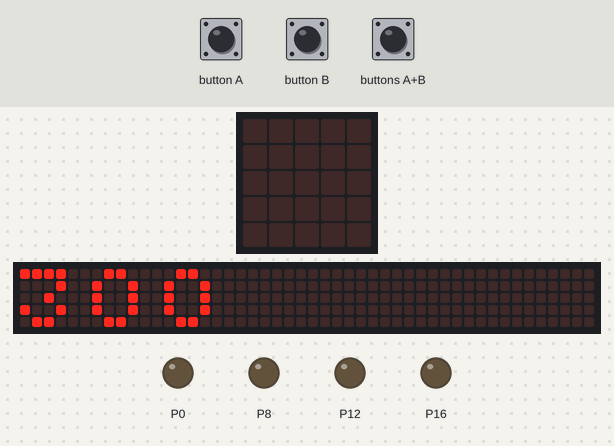
Recording of a program running on a simulated BBC micro:bit (MakeCode). Shown: the board's 5×5 LED display, a strip that is not on the board, showing the scrolling text unrolled, output pins drawn as LEDs (lit = HIGH). Inputs (shaded band) come from the test bench. The 48×5 strip is a reading aid, not a part: it shows the text the display is scrolling, unrolled, one strip-width of it at a time.

Above: at 3.2 s.
4.9 s: button A pressed for 0.15 s
At 5.4 s:
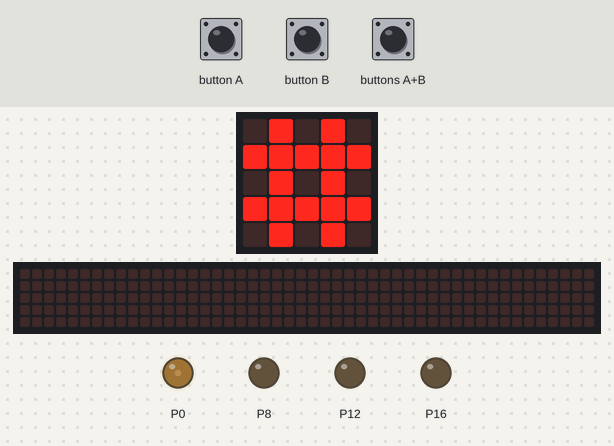
5.6 s: buttons A+B pressed for 0.15 s
At 5.87 s:
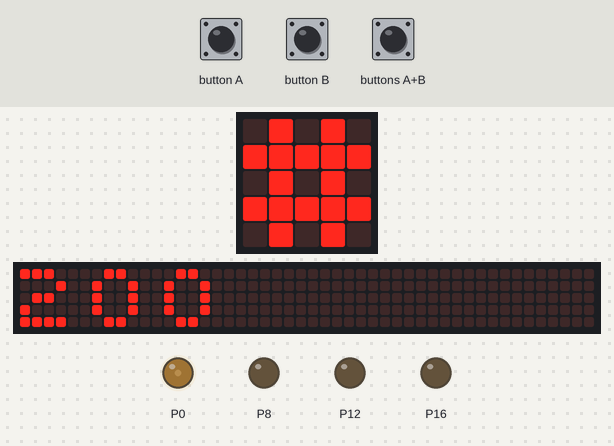
6.3 s: button B pressed for 0.15 s
At 6.62 s:
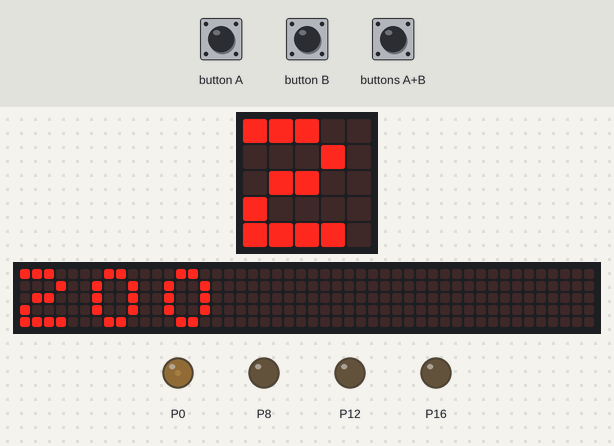
7.0 s: button A pressed for 0.15 s
7.7 s: button B pressed for 0.15 s
8.4 s: button A pressed 2 times (0.12 s each, 0.3 s apart)
At 16.97 s:
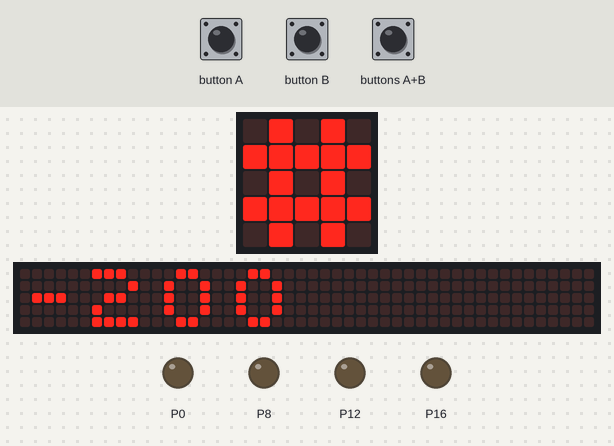
Timing chart, 0 to 18.5 s (numbered marks = the images above; inputs shaded):
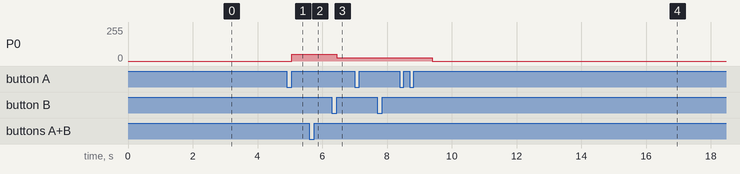

The program:

main.ts
```typescript
function Repeat_x_times_anti_clockwise () {
    for (let index = 0; index < 60; index++) {
        Repeat_x_times_anti_clockwise()
        Switch_Fan_OFF()
    }
}
function Rotate_Anti_Clockwise () {
    pins.digitalWritePin(DigitalPin.P12, 0)
    pins.digitalWritePin(DigitalPin.P8, 0)
    basic.pause(5)
}
function Repeat_x_times_clockwise () {
    for (let index = 0; index < 60; index++) {
        Rotate_Clockwise()
        Switch_Fan_ON()
    }
}
function Rotate_Clockwise () {
    pins.digitalWritePin(DigitalPin.P12, 0)
    pins.digitalWritePin(DigitalPin.P8, 0)
    basic.pause(5)
}
input.onButtonPressed(Button.A, function () {
    Speed = Speed - 100
    Switch_Fan_ON()
    basic.showString("#")
    basic.showNumber(Speed)
})
input.onButtonPressed(Button.AB, function () {
    basic.showIcon(IconNames.Yes)
    Switch_Fan_ON()
    for (let index = 0; index < 8; index++) {
        Repeat_x_times_clockwise()
        Rotate_Anti_Clockwise()
    }
    Switch_Fan_OFF()
    basic.showIcon(IconNames.Yes)
})
input.onButtonPressed(Button.B, function () {
    Speed = Speed - 100
    Switch_Fan_ON()
    basic.showString("#")
    basic.showNumber(Speed)
})
function Rotate_Stop () {
    pins.digitalWritePin(DigitalPin.P12, 0)
    pins.digitalWritePin(DigitalPin.P8, 0)
    basic.pause(60)
}
function Switch_Fan_OFF () {
    pins.digitalWritePin(DigitalPin.P0, 0)
    pins.digitalWritePin(DigitalPin.P16, 0)
}
function Switch_Fan_ON () {
    pins.analogWritePin(AnalogPin.P0, Speed)
    pins.digitalWritePin(DigitalPin.P16, 0)
}
let Speed = 0
Speed = 300
basic.showNumber(Speed)
```

test.ts
```typescript
// тут проходять випробування; ця компіляція не відбуватиметься, коли цей пакет використовуватиметься як розширення.
```

Measured:
- after the input at 4.9 s, P0: 0/255 → 50/255 after 0.15 s; the display: changes after 0.15 s (image 1)
- after the input at 6.3 s, P0: 50/255 → 25/255 after 0.15 s
- what the display in image 0 shows lasts 0.4 s, from 3.2 s to 3.6 s
